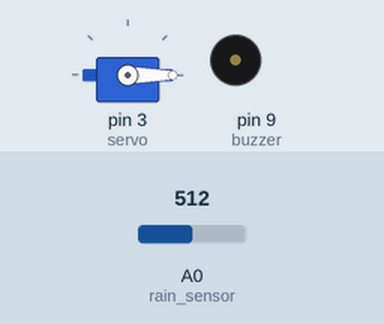
This sketch was run on a simulated Arduino Uno, built with avr-gcc and run on an emulated ATmega328P. Parts: servo, buzzer (waves = sounding). The test bench sets the inputs (shaded band); at power-on: A0 (rain_sensor) = 512.

Above: at 1.2 s.
1.3 s: A0 (rain_sensor) set to 739
2.8 s: A0 (rain_sensor) set to 768
At 3.3 s:
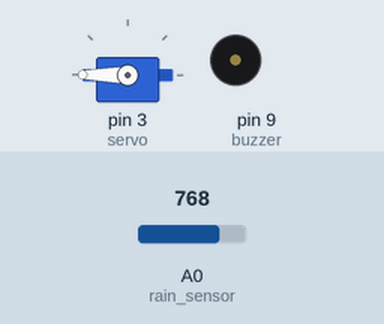
Timing chart, 0 to 5.8 s (numbered marks = the images above; inputs shaded):
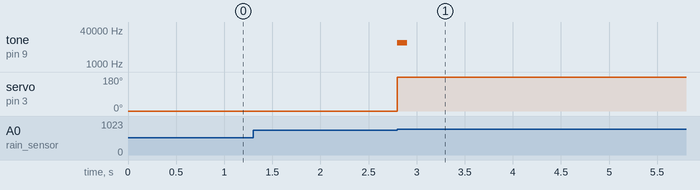

Measured:
- the behaviour switches between 750 and 751 on A0 (rain_sensor) (found by bisection; images 0 and 1)
- after the input at 1.3 s, every drawn part: stays the same
- after the input at 2.8 s, tone on pin 9 (buzzer): silent → 10000 Hz at once, → silent 0.10 s later; servo on pin 3 (servo): 0° → 180° at once

The sketch:

arduino_code.ino
```cpp
# include<Servo.h>
int rain_sensor =A0,servo =3;
const int buzzer = 9;
int gg=0;

Servo myServo;
void setup ()
{
Serial.begin (9600);
myServo.attach(servo);
myServo.write(0);
pinMode(buzzer, OUTPUT);
}
void loop()
{
int sensorvalue=analogRead(rain_sensor);


if(sensorvalue>750){
myServo.write(180);

if(gg==0){
  tone(buzzer, 10000); // Send 1KHz sound signal...
  delay(100);        // ...for 1 sec
  noTone(buzzer);     // Stop sound...
  delay(100);        // ...for 1sec
   noTone(buzzer);     // Stop sound...
  delay(100);        // ...for 1sec
   noTone(buzzer);     // Stop sound...
  delay(100);        // ...for 1sec
   noTone(buzzer);     // Stop sound...
  delay(100);        // ...for 1sec
  gg=1;
}
}else
{
  gg=0;
  myServo.write(0);
}

}
```
